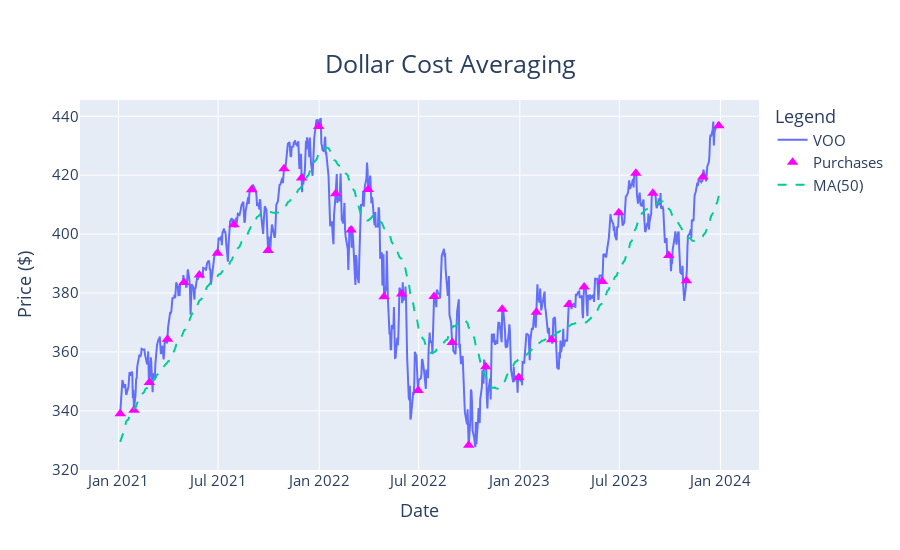

Source (notebook cell):
### Code cell
fig = go.Figure(
    layout=dict(
        title=go.layout.Title(text="Dollar Cost Averaging", xanchor='center', yanchor='top', x=0.5, y=0.9, font=dict(size=25)),
        height=550
        )
    )
fig.update_layout(xaxis_title="Date", yaxis_title="Price ($)", legend_title="Legend", font = dict(size=15))
#fig.update_layout(template='plotly_white')
#fig.update_layout(paper_bgcolor="white", plot_bgcolor="white")
# Add traces
fig.add_trace(go.Scatter(x=ts_voo.index, y=ts_voo['VOO'],
                    mode='lines',
                    name='VOO'))
fig.add_trace(go.Scatter(x=ts_voo.index, y=ts_voo['price'],
                    mode='markers', # lines+markers available too
                    marker=go.scatter.Marker(symbol='triangle-up', size=10, color='magenta'),
                    name='Purchases'))
fig.add_trace(go.Scatter(x=ts_voo.index, y=ts_voo['sma_50'],
                    mode='lines',
                    line={'dash': 'dash'},
                    name='MA(50)'))
fig.show()

### Figure 1 — Plotly figure (JSON) as saved in the notebook; plotly's stock layout.template omitted (floating-point values rounded to 4 significant figures; data arrays with more than 128 entries replaced by an {"elided": "..."} marker saying what was removed)
{"data": [{"mode": "lines", "name": "VOO", "type": "scatter", "x": {"elided": "753 str values"}, "y": {"elided": "753 float values"}}, {"marker": {"color": "magenta", "size": 10, "symbol": "triangle-up"}, "mode": "markers", "name": "Purchases", "type": "scatter", "x": {"elided": "753 str values"}, "y": {"elided": "753 float values"}}, {"line": {"dash": "dash"}, "mode": "lines", "name": "MA(50)", "type": "scatter", "x": {"elided": "753 str values"}, "y": {"elided": "753 float values"}}], "layout": {"font": {"size": 15}, "height": 550, "legend": {"title": {"text": "Legend"}}, "title": {"font": {"size": 25}, "text": "Dollar Cost Averaging", "x": 0.5, "xanchor": "center", "y": 0.9, "yanchor": "top"}, "xaxis": {"title": {"text": "Date"}}, "yaxis": {"title": {"text": "Price ($)"}}}}
